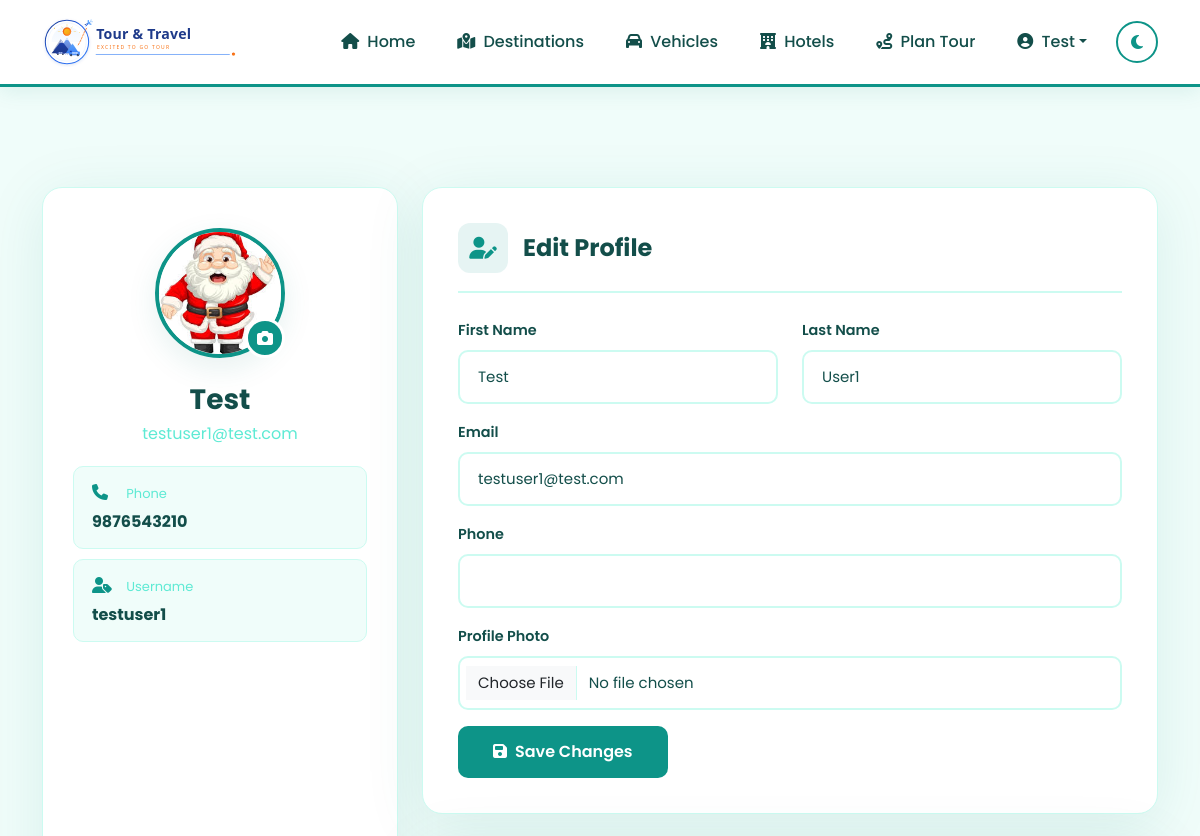
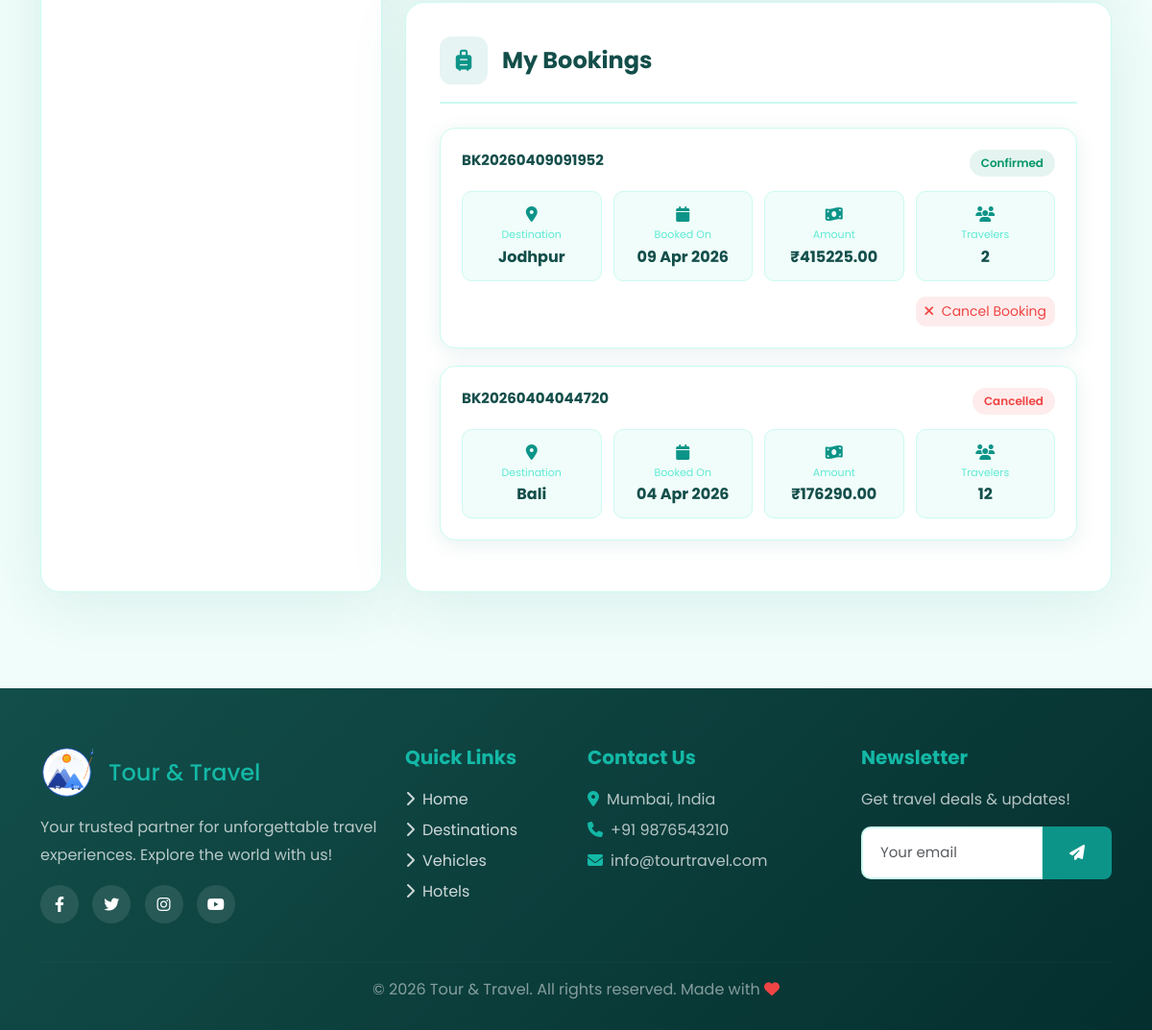
The page /profile/ (signed in) on the database its author committed (2 pictures, top to bottom).
### tourandtravel/models.py (models this page shows, shortened)
class User(AbstractUser):
    is_customer = models.BooleanField(default=True)
    is_admin = models.BooleanField(default=False)
    phone = models.CharField(max_length=15, blank=True)

class UserProfile(models.Model):
    user = models.OneToOneField(User, on_delete=models.CASCADE, related_name='profile')
    mobile_number = models.CharField(max_length=15)
    email_verified = models.BooleanField(default=False)
    otp = models.CharField(max_length=6, null=True, blank=True)
    otp_created_at = models.DateTimeField(null=True, blank=True)
    profile_image = models.ImageField(upload_to='profile_images/', blank=True, null=True)

class Booking(models.Model):
    user = models.ForeignKey(User, on_delete=models.CASCADE, related_name='bookings')
    tour_plan = models.OneToOneField(TourPlan, on_delete=models.CASCADE, related_name='booking')
    payment = models.ForeignKey(Payment, on_delete=models.CASCADE, related_name='booking')
    booking_status = models.CharField(max_length=20, choices=BookingStatus.choices, default=BookingStatus.PENDING)
    booking_date = models.DateTimeField(auto_now_add=True)
    booking_id = models.CharField(max_length=20, unique=True)

class TourPlan(models.Model):
    user = models.ForeignKey(User, on_delete=models.CASCADE, related_name='tour_plans')
    city = models.ForeignKey(City, on_delete=models.CASCADE)
    start_date = models.DateField()
    end_date = models.DateField()
    total_days = models.IntegerField(default=0)
    vehicle = models.ForeignKey(Vehicle, on_delete=models.SET_NULL, null=True, blank=True)
    hotel = models.ForeignKey(Hotel, on_delete=models.SET_NULL, null=True, blank=True)
    restaurant = models.ForeignKey(Restaurant, on_delete=models.SET_NULL, null=True, blank=True)
    number_of_people = models.IntegerField(default=1)
    created_at = models.DateTimeField(auto_now_add=True)
    updated_at = models.DateTimeField(auto_now=True)
    status = models.CharField(max_length=20, default='pending')

class City(models.Model):
    name = models.CharField(max_length=100)
    country = models.ForeignKey(Country, on_delete=models.CASCADE, related_name='cities')

class Payment(models.Model):
    user = models.ForeignKey(User, on_delete=models.CASCADE, related_name='payments')
    amount = models.DecimalField(max_digits=12, decimal_places=2)
    payment_id = models.CharField(max_length=100, unique=True)
    razorpay_order_id = models.CharField(max_length=100, blank=True)
    razorpay_payment_id = models.CharField(max_length=100, blank=True)
    payment_status = models.CharField(max_length=20, choices=PaymentStatus.choices, default=PaymentStatus.PENDING)
    payment_date = models.DateTimeField(auto_now_add=True)

### tourandtravel/views.py (the view)
# urls.py: path('profile/', views.profile, name='profile'),
@login_required
def profile(request):
    user = request.user
    bookings = Booking.objects.filter(user=user).order_by('-booking_date')
    if request.method == 'POST':
        form = ProfileUpdateForm(request.POST, request.FILES, instance=user)
        if form.is_valid():
            user_profile = user.profile
            if 'profile_image' in request.FILES:
                user_profile.profile_image = request.FILES['profile_image']
                user_profile.save()
            form.save()
            messages.success(request, 'Profile updated successfully')
            return redirect('profile')
    else:
        form = ProfileUpdateForm(instance=user)
    return render(request, 'profile.html', {
        'form': form,
        'bookings': bookings,
        'user': user
    })

### templates/profile.html (shortened to what this page needs)
{% extends 'base.html' %}
{% load static %}
{% block content %}
<section class="profile-section">
    <div class="container">
        <div class="row g-4">
            <div class="col-lg-4">
                <div class="profile-card">
                    <div class="profile-avatar-wrapper">
                        {% if user.profile.profile_image %}
                        <img src="{{ user.profile.profile_image.url }}" alt="Profile" class="profile-avatar">
                        {% else %}
                        <div class="profile-avatar-fallback">
                            <i class="fas fa-user"></i>
                        </div>
                        {% endif %}
                        <div class="upload-btn-wrapper">
                            <label class="btn" title="Change Photo">
                                <i class="fas fa-camera"></i>
                            </label>
                        </div>
                    </div>
                    <h3>{{ user.first_name|default:user.username }}</h3>
                    <p class="email">{{ user.email }}</p>
                    <div class="profile-info">
                        <i class="fas fa-phone"></i>
                        <span>Phone</span>
                        <strong>{{ user.profile.mobile_number|default:"Not set" }}</strong>
                    </div>
                    <div class="profile-info">
                        <i class="fas fa-user-tag"></i>
                        <span>Username</span>
                        <strong>{{ user.username }}</strong>
                    </div>
                </div>
            </div>
            <div class="col-lg-8">
                <div class="edit-card mb-4" id="profile">
                    <div class="section-header">
                        <div class="section-icon">
                            <i class="fas fa-user-edit"></i>
                        </div>
                        <h4>Edit Profile</h4>
                    </div>
                    <form method="POST" enctype="multipart/form-data">
                        <div class="row">
                            <div class="col-md-6 mb-3">
                                <label class="form-label">First Name</label>
                                {{ form.first_name }}
                            </div>
                            <div class="col-md-6 mb-3">
                                <label class="form-label">Last Name</label>
                                {{ form.last_name }}
                            </div>
                        </div>
                        <div class="mb-3">
                            <label class="form-label">Email</label>
                            {{ form.email }}
                        </div>
                        <div class="mb-3">
                            <label class="form-label">Phone</label>
                            {{ form.phone }}
                        </div>
                        <div class="mb-3">
                            <label class="form-label">Profile Photo</label>
                            {{ form.profile_image }}
                        </div>
                        <button type="submit" class="btn btn-save">
                            <i class="fas fa-save me-2"></i>Save Changes
                        </button>
                    </form>
                </div>
                <div class="edit-card" id="bookings">
                    <div class="section-header">
                        <div class="section-icon">
                            <i class="fas fa-suitcase-rolling"></i>
                        </div>
                        <h4>My Bookings</h4>
                    </div>
                    {% if bookings %}
                    {% for booking in bookings %}
                    <div class="booking-card">
                        <div class="booking-header">
                            <div class="booking-id">{{ booking.booking_id }}</div>
                            <span class="booking-badge {{ booking.booking_status|lower }}">{{ booking.booking_status }}</span>
                        </div>
                        <div class="booking-details">
                            <div class="booking-detail">
                                <i class="fas fa-map-marker-alt"></i>
                                <span>Destination</span>
                                <strong>{{ booking.tour_plan.city.name }}</strong>
                            </div>
                            <div class="booking-detail">
                                <i class="fas fa-calendar"></i>
                                <span>Booked On</span>
                                <strong>{{ booking.booking_date|date:"d M Y" }}</strong>
                            </div>
                            <div class="booking-detail">
                                <i class="fas fa-money-bill-wave"></i>
                                <span>Amount</span>
                                <strong>₹{{ booking.payment.amount }}</strong>
                            </div>
                            <div class="booking-detail">
                                <i class="fas fa-users"></i>
                                <span>Travelers</span>
                                <strong>{{ booking.tour_plan.number_of_people }}</strong>
                            </div>
                        </div>
                        {% if booking.booking_status == 'Confirmed' %}
                        <div class="mt-3 text-end">
                            <a href="{% url 'cancel_booking' booking.booking_id %}" class="btn btn-sm" style="background: rgba(239,68,68,0.1); color: #ef4444; border-radius: 10px;" onclick="return confirm('Are you sure you want to cancel this booking?')">
                                <i class="fas fa-times me-1"></i> Cancel Booking
                            </a>
                        </div>
                        {% endif %}
                    </div>
                    {% endfor %}
                    {% endif %}
                </div>
            </div>
        </div>
    </div>
</section>
{% endblock %}

### templates/base.html (shortened to what this page needs)
<!DOCTYPE html>
<html lang="en" data-theme="light">
<head>
    {% load static %}
    <link href="https://cdn.jsdelivr.net/npm/bootstrap@5.3.0/dist/css/bootstrap.min.css" rel="stylesheet">
    <link rel="stylesheet" href="https://cdnjs.cloudflare.com/ajax/libs/font-awesome/6.4.0/css/all.min.css">
    <link rel="stylesheet" href="{% static 'css/style.css' %}">
</head>
<body>
    {% if user.is_authenticated %}
    <nav class="navbar navbar-expand-lg sticky-top">
        <div class="container">
            <a class="navbar-brand" href="{% url 'home' %}">
                <img src="{% static 'images/logo-horizontal-new.svg' %}" alt="Tour & Travel" height="50" class="logo-light" id="logoLight">
            </a>
            <div class="collapse navbar-collapse" id="navbarNav">
                <ul class="navbar-nav ms-auto align-items-center">
                    <li class="nav-item"><a class="nav-link {% if request.path == '/home/' %}active{% endif %}" href="{% url 'home' %}"><i class="fas fa-home me-1"></i> Home</a></li>
                    <li class="nav-item"><a class="nav-link {% if '/destination/' in request.path %}active{% endif %}" href="{% url 'destination' %}"><i class="fas fa-map-marked-alt me-1"></i> Destinations</a></li>
                    <li class="nav-item"><a class="nav-link {% if '/vehicle/' in request.path %}active{% endif %}" href="{% url 'vehicle' %}"><i class="fas fa-car me-1"></i> Vehicles</a></li>
                    <li class="nav-item"><a class="nav-link {% if '/hotel/' in request.path %}active{% endif %}" href="{% url 'hotel' %}"><i class="fas fa-hotel me-1"></i> Hotels</a></li>
                    <li class="nav-item"><a class="nav-link {% if '/planner/' in request.path %}active{% endif %}" href="{% url 'planner' %}"><i class="fas fa-route me-1"></i> Plan Tour</a></li>
                    <li class="nav-item dropdown">
                        <a class="nav-link dropdown-toggle" href="#" data-bs-toggle="dropdown"><i class="fas fa-user-circle me-1"></i> {{ user.first_name|default:user.username }}</a>
                    </li>
                    <li class="nav-item ms-2">
                        <button class="theme-toggle" onclick="toggleTheme()" title="Toggle Theme"><i class="fas fa-moon" id="themeIcon"></i></button>
                    </li>
                </ul>
            </div>
        </div>
    </nav>
    {% endif %}
    {% block content %}{% endblock %}
    {% if user.is_authenticated %}
    <footer>
        <div class="container">
            <div class="row">
                <div class="col-lg-4 mb-4">
                    <div class="d-flex align-items-center gap-3 mb-3">
                        <img src="{% static 'images/logo-unified-icon.svg' %}" alt="Tour & Travel" height="55" class="footer-logo">
                        <h4 class="mb-0" style="color: var(--secondary);">Tour & Travel</h4>
                    </div>
                    <p style="color: rgba(255,255,255,0.7); line-height: 1.8;">Your trusted partner for unforgettable travel experiences. Explore the world with us!</p>
                    <div class="mt-3">
                        <a href="#" class="social-icon"><i class="fab fa-facebook-f"></i></a>
                        <a href="#" class="social-icon"><i class="fab fa-twitter"></i></a>
                        <a href="#" class="social-icon"><i class="fab fa-instagram"></i></a>
                        <a href="#" class="social-icon"><i class="fab fa-youtube"></i></a>
                    </div>
                </div>
                <div class="col-lg-2 col-md-4 mb-4">
                    <h5>Quick Links</h5>
                    <ul class="list-unstyled">
                        <li class="mb-2"><a href="{% url 'home' %}"><i class="fas fa-chevron-right me-2"></i>Home</a></li>
                        <li class="mb-2"><a href="{% url 'destination' %}"><i class="fas fa-chevron-right me-2"></i>Destinations</a></li>
                        <li class="mb-2"><a href="{% url 'vehicle' %}"><i class="fas fa-chevron-right me-2"></i>Vehicles</a></li>
                        <li class="mb-2"><a href="{% url 'hotel' %}"><i class="fas fa-chevron-right me-2"></i>Hotels</a></li>
                    </ul>
                </div>
                <div class="col-lg-3 col-md-4 mb-4">
                    <h5>Contact Us</h5>
                    <ul class="list-unstyled" style="color: rgba(255,255,255,0.7);">
                        <li class="mb-2"><i class="fas fa-map-marker-alt me-2" style="color: var(--secondary);"></i>Mumbai, India</li>
                        <li class="mb-2"><i class="fas fa-phone me-2" style="color: var(--secondary);"></i>+91 9876543210</li>
                        <li class="mb-2"><i class="fas fa-envelope me-2" style="color: var(--secondary);"></i>info@tourtravel.com</li>
                    </ul>
                </div>
                <div class="col-lg-3 col-md-4 mb-4">
                    <h5>Newsletter</h5>
                    <p style="color: rgba(255,255,255,0.7);">Get travel deals & updates!</p>
                    <div class="input-group">
                        <input type="email" class="form-control" placeholder="Your email">
                        <button class="btn btn-primary" type="button"><i class="fas fa-paper-plane"></i></button>
                    </div>
                </div>
            </div>
            <hr style="border-color: rgba(255,255,255,0.1);">
            <div class="text-center">
                <p class="mb-0" style="color: rgba(255,255,255,0.5);">&copy; 2026 Tour & Travel. All rights reserved. Made with <i class="fas fa-heart" style="color: #ef4444;"></i></p>
            </div>
        </div>
    </footer>
    {% endif %}
</body>
</html>

### rows shown on the page
User: first_name "Test", profile.profile_image (picture), email "testuser1@test.com", profile.mobile_number "9876543210", username "testuser1", last_name "User1"
Booking: booking_id "BK20260409091952", booking_status "Confirmed", tour_plan.city.name "Jodhpur", booking_date "09 Apr 2026", payment.amount "415225.00", tour_plan.number_of_people "2", shows "Cancel Booking"
Booking: booking_id "BK20260404044720", booking_status "Cancelled", tour_plan.city.name "Bali", booking_date "04 Apr 2026", payment.amount "176290.00", tour_plan.number_of_people "12"
